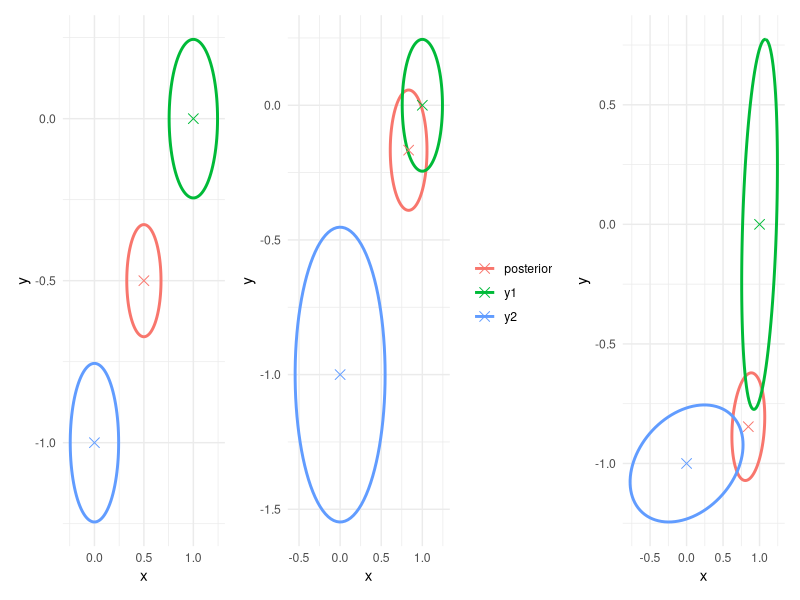

Generate this figure with R:
library(tidyverse)
library(patchwork)

# -----------------------
# Transform circle into an ellipse shaped exactly like the covariance structure.
# -----------------------
cov_to_ellipse <- function(cov, alpha = 0.95) {

  theta <- seq(0, 2 * pi, length.out = 100)
  circle <- rbind(cos(theta), sin(theta))

  sv <- svd(cov)

  scale <- sqrt(qchisq(alpha, df = 2))
  A <- sv$u %*% diag(scale * sqrt(sv$d))
  ## A <- sv$u %*% diag(2.447 * sqrt(sv$d))  # 95%

  pts <- A %*% circle

  pts
}

# -----------------------
# posterior
# -----------------------
calc_posterior <- function(prior, likelihood, W, y_obs) {

  S_inv  <- solve(likelihood$sigma)
  S0_inv <- solve(prior$sigma)

  post_sigma <- solve(
    S0_inv + t(W) %*% S_inv %*% W
  )

  post_mu <- post_sigma %*% (
    t(W) %*% S_inv %*% (y_obs - likelihood$bias) +
      S0_inv %*% prior$mu
  )

  list(
    mu = post_mu,
    sigma = post_sigma
  )
}

# -----------------------
# plotting
# -----------------------
gauss_plot2d <- function(plot_dict, show_legend = FALSE) {

  df_pts <- imap_dfr(
    plot_dict,
    function(val, nm) {
      tibble(
        x = as.numeric(val$mu[1]),
        y = as.numeric(val$mu[2]),
        key = nm,
        color = val$color,
        label = val$label
      )
    }
  )

  df_ell <- imap_dfr(
    plot_dict,
    function(val, nm) {

      pts <- cov_to_ellipse(val$sigma)

      tibble(
        x = pts[1, ] + as.numeric(val$mu[1]),
        y = pts[2, ] + as.numeric(val$mu[2]),
        key = nm,
        color = val$color,
        label = val$label
      )
    }
  )

  p <- ggplot() +
    geom_path(
      data = df_ell,
      aes(x = x, y = y, group = key, color = label),
      linewidth = 1
    ) +
    geom_point(
      data = df_pts,
      aes(x = x, y = y, color = label),
      shape = 4,
      size = 3
    ) +
    labs(x = "x", y = "y", color = "") +
    theme_minimal()

  if (!show_legend) {
    p <- p + theme(legend.position = "none")
  }

  p
}

# -----------------------
# main
# -----------------------
gen_data <- function(sensorf_parm_dict) {

  plots <- imap(
    sensorf_parm_dict,
    function(value, nm) {

      prior <- list(
        mu = c(0, 0),
        sigma = 1e10 * diag(2)
      )

      y1 <- c(0, -1)
      y2 <- c(1, 0)

      y_all <- c(y1, y2)

      likelihood <- list(
        bias = rep(0, 4),
        sigma = as.matrix(
          Matrix::bdiag(
            value$sigma[[1]], value$sigma[[2]]
          )
        )
      )

      W <- rbind(diag(2), diag(2))

      posterior <- calc_posterior(prior, likelihood, W, y_all)

      plot_dict <- list(
        y1 = list(
          mu = y1,
          sigma = value$sigma[[1]],
          color = "red",
          label = "y2"
        ),
        y2 = list(
          mu = y2,
          sigma = value$sigma[[2]],
          color = "green",
          label = "y1"
        ),
        posterior = list(
          mu = as.vector(posterior$mu),
          sigma = posterior$sigma,
          color = "black",
          label = "posterior"
        )
      )

      gauss_plot2d(
        plot_dict, show_legend = (nm == "Fig(b)")
      )
    })

  wrap_plots(plots, nrow = 1)
}

# -----------------------
# input
# -----------------------
sensorf_parm_dict <- list(
  "Fig(a)" = list(
    sigma = list(
      0.01 * diag(2),
      0.01 * diag(2)
    )
  ),
  "Fig(b)" = list(
    sigma = list(
      0.05 * diag(2),
      0.01 * diag(2)
    )
  ),
  "Fig(c)" = list(
    sigma = list(
      0.01 * matrix(c(10,1,1,1), 2),
      0.01 * matrix(c(1,1,1,10), 2)
    )
  )
)

# run
gen_data(sensorf_parm_dict)
